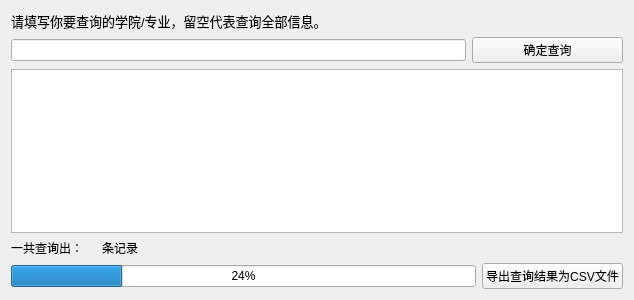
<?xml version="1.0" encoding="UTF-8"?>
<ui version="4.0">
 <class>queryMI</class>
 <widget class="QWidget" name="queryMI">
  <property name="geometry">
   <rect>
    <x>0</x>
    <y>0</y>
    <width>634</width>
    <height>300</height>
   </rect>
  </property>
  <property name="windowTitle">
   <string>Form</string>
  </property>
  <layout class="QVBoxLayout" name="verticalLayout">
   <item>
    <widget class="QLabel" name="label">
     <property name="font">
      <font>
       <pointsize>10</pointsize>
      </font>
     </property>
     <property name="text">
      <string>请填写你要查询的学院/专业，留空代表查询全部信息。</string>
     </property>
    </widget>
   </item>
   <item>
    <layout class="QHBoxLayout" name="horizontalLayout" stretch="6,2">
     <item>
      <widget class="QLineEdit" name="lineEdit"/>
     </item>
     <item>
      <widget class="QPushButton" name="pushButton">
       <property name="text">
        <string>确定查询</string>
       </property>
      </widget>
     </item>
    </layout>
   </item>
   <item>
    <widget class="QTableWidget" name="tableWidget">
     <property name="maximumSize">
      <size>
       <width>16777215</width>
       <height>16777215</height>
      </size>
     </property>
    </widget>
   </item>
   <item>
    <layout class="QHBoxLayout" name="horizontalLayout_3">
     <item>
      <widget class="QLabel" name="label_2">
       <property name="sizePolicy">
        <sizepolicy hsizetype="Fixed" vsizetype="Preferred">
         <horstretch>0</horstretch>
         <verstretch>0</verstretch>
        </sizepolicy>
       </property>
       <property name="text">
        <string>一共查询出：</string>
       </property>
      </widget>
     </item>
     <item>
      <widget class="QLabel" name="num">
       <property name="sizePolicy">
        <sizepolicy hsizetype="Fixed" vsizetype="Preferred">
         <horstretch>0</horstretch>
         <verstretch>0</verstretch>
        </sizepolicy>
       </property>
       <property name="text">
        <string/>
       </property>
      </widget>
     </item>
     <item>
      <widget class="QLabel" name="label_4">
       <property name="text">
        <string>条记录</string>
       </property>
      </widget>
     </item>
    </layout>
   </item>
   <item>
    <layout class="QHBoxLayout" name="horizontalLayout_2">
     <property name="topMargin">
      <number>0</number>
     </property>
     <item>
      <widget class="QProgressBar" name="progressBar">
       <property name="value">
        <number>24</number>
       </property>
      </widget>
     </item>
     <item>
      <widget class="QPushButton" name="pushButton_2">
       <property name="text">
        <string>导出查询结果为CSV文件</string>
       </property>
      </widget>
     </item>
    </layout>
   </item>
  </layout>
 </widget>
 <resources/>
 <connections/>
</ui>
